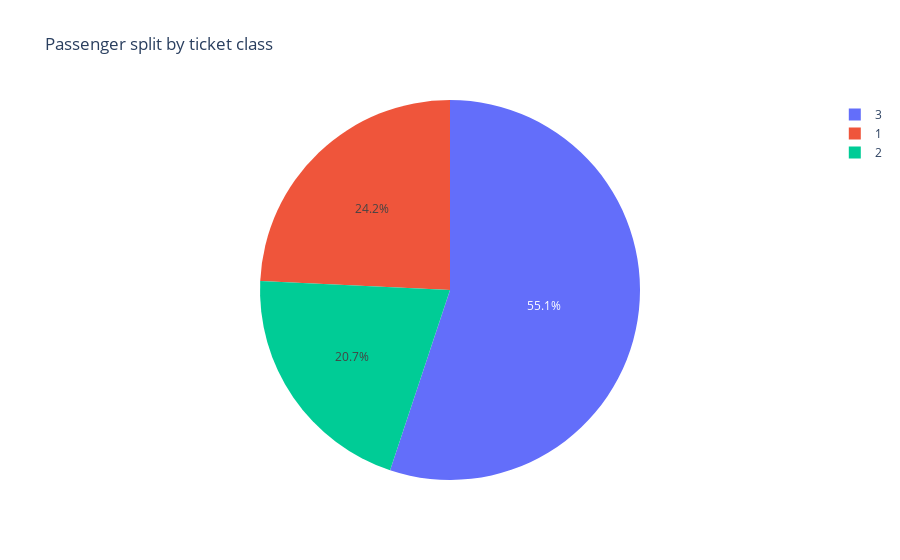

The notebook cell this image was saved under:
### Code cell
fig = px.pie(data_frame=ticketsplit, 
             values='Survived', 
             names='Pclass',
             title='Passenger split by ticket class')
fig.show()

### Figure 1 — Plotly figure (JSON) as saved in the notebook; plotly's stock layout.template omitted (floating-point values rounded to 4 significant figures)
{"data": [{"domain": {"x": [0, 1], "y": [0, 1]}, "hovertemplate": "Pclass=%{label}<br>Survived=%{value}<extra></extra>", "labels": [1, 2, 3], "legendgroup": "", "name": "", "showlegend": true, "type": "pie", "values": [216, 184, 491]}], "layout": {"legend": {"tracegroupgap": 0}, "title": {"text": "Passenger split by ticket class"}}}
